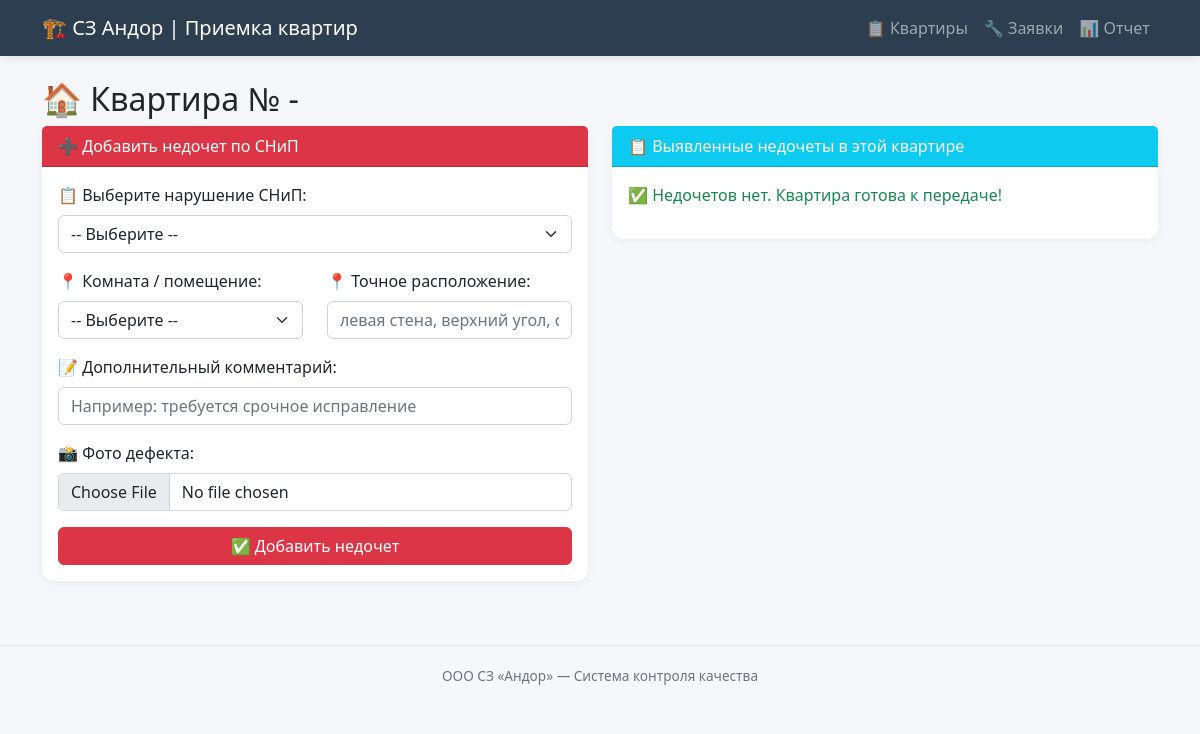
The app's page /flat/542, older data.
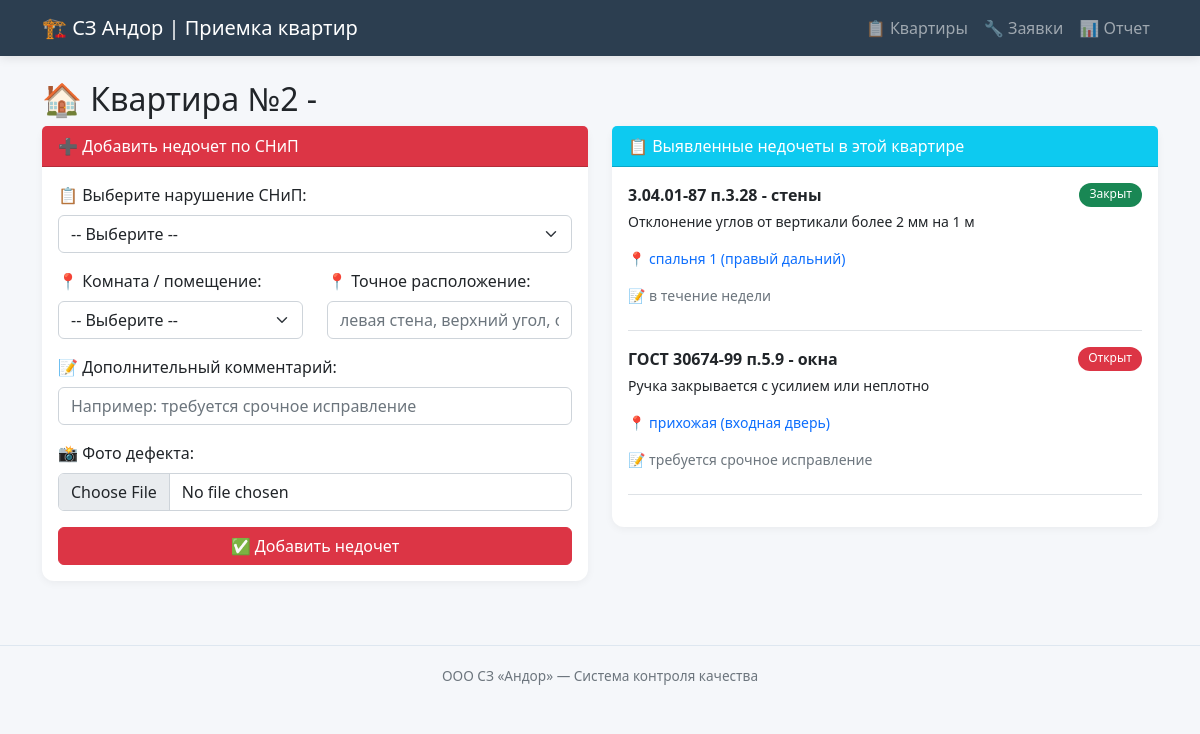
The same page, newer data.
### tables this page shows
CREATE TABLE flats (
    id INTEGER PRIMARY KEY AUTOINCREMENT,
    number TEXT NOT NULL,
    street TEXT,
    house TEXT,
    entrance INTEGER,
    floor INTEGER,
    status TEXT DEFAULT 'in_progress'
);

CREATE TABLE defects (
            id INTEGER PRIMARY KEY AUTOINCREMENT,
            flat_id INTEGER NOT NULL,
            snip_defect_id INTEGER NOT NULL,
            room TEXT,
            location_detail TEXT,
            comment TEXT,
            photo_path TEXT,
            status TEXT DEFAULT 'open',
            created_at TIMESTAMP,
            fixed_at TIMESTAMP,
            FOREIGN KEY (flat_id) REFERENCES flats(id),
            FOREIGN KEY (snip_defect_id) REFERENCES snip_defects(id)
        );

CREATE TABLE snip_defects (
            id INTEGER PRIMARY KEY AUTOINCREMENT,
            code TEXT NOT NULL,
            category TEXT NOT NULL,
            description TEXT NOT NULL,
            severity TEXT NOT NULL
        );

### app.py (the view)
@app.route('/flat/<int:flat_id>')
def flat(flat_id):
    conn = get_db()
    flat = conn.execute('SELECT * FROM flats WHERE id = ?', (flat_id,)).fetchone()
    defects = conn.execute('''
        SELECT d.*, s.code, s.category, s.description, s.severity
        FROM defects d
        JOIN snip_defects s ON d.snip_defect_id = s.id
        WHERE d.flat_id = ?
        ORDER BY d.created_at DESC
    ''', (flat_id,)).fetchall()
    snip_defects = conn.execute('SELECT * FROM snip_defects ORDER BY category, code').fetchall()
    conn.close()
    return render_template('flat.html', flat=flat, defects=defects, snip_defects=snip_defects)

### app.py (called while the page is built)
def get_db():
    conn = sqlite3.connect(DB_PATH)
    conn.row_factory = sqlite3.Row
    return conn

### templates/flat.html (shortened to what this page needs)
{% extends "base.html" %}
{% block content %}
<h2>🏠 Квартира №{{ flat.number }} - {{ flat.building }}</h2>
<div class="row">
    <div class="col-md-6">
        <div class="card mb-4">
            <div class="card-header bg-danger text-white">
                ➕ Добавить недочет по СНиП
            </div>
            <div class="card-body">
                <form method="POST" action="/add_defect" enctype="multipart/form-data">
                    <div class="mb-3">
                        <label class="form-label">📋 Выберите нарушение СНиП:</label>
                        <select name="snip_defect_id" class="form-select" required>
                            <option value="">-- Выберите --</option>
                        </select>
                    </div>
                    <div class="row mb-3">
                        <div class="col-md-6">
                            <label class="form-label">📍 Комната / помещение:</label>
                            <select name="room" class="form-select" required>
                                <option value="">-- Выберите --</option>
                            </select>
                        </div>
                        <div class="col-md-6">
                            <label class="form-label">📍 Точное расположение:</label>
                            <input type="text" name="location_detail" class="form-control" placeholder="левая стена, верхний угол, около розетки...">
                        </div>
                    </div>
                    <div class="mb-3">
                        <label class="form-label">📝 Дополнительный комментарий:</label>
                        <input type="text" name="comment" class="form-control" placeholder="Например: требуется срочное исправление">
                    </div>
                    <div class="mb-3">
                        <label class="form-label">📸 Фото дефекта:</label>
                        <input type="file" name="photo" class="form-control" accept="image/*" capture="environment">
                    </div>
                    <button type="submit" class="btn btn-danger w-100">✅ Добавить недочет</button>
                </form>
            </div>
        </div>
    </div>
    <div class="col-md-6">
        <div class="card">
            <div class="card-header bg-info text-white">
                📋 Выявленные недочеты в этой квартире
            </div>
            <div class="card-body" style="max-height: 500px; overflow-y: auto;">
                {% if defects %}
                    {% for d in defects %}
                    <div class="border-bottom mb-3 pb-2">
                        <div class="d-flex justify-content-between">
                            <strong class="{% if d.severity == 'critical' %}critical{% endif %}">
                                {{ d.code }} - {{ d.category }}
                            </strong>
                            <span class="badge {% if d.status == 'open' %}bg-danger{% elif d.status == 'fixed' %}bg-warning{% else %}bg-success{% endif %}">
                                {{ {'open':'Открыт','fixed':'Исправлен','closed':'Закрыт'}[d.status] }}
                            </span>
                        </div>
                        <p class="small mt-1">{{ d.description }}</p>
                        {% if d.room %}
                            <p class="small text-primary">📍 {{ d.room }}{% if d.location_detail %} ({{ d.location_detail }}){% endif %}</p>
                        {% endif %}
                        {% if d.comment %}<p class="small text-muted">📝 {{ d.comment }}</p>{% endif %}
                    </div>
                    {% endfor %}
                {% else %}
                    <p class="text-success">✅ Недочетов нет. Квартира готова к передаче!</p>
                {% endif %}
            </div>
        </div>
    </div>
</div>
{% endblock %}

Row changes from the older to the newer data that the page shows:
added flats: number "2"
added defects: code "3.04.01-87 п.3.28", category "стены", status "Закрыт", description "Отклонение углов от вертикали более 2 мм на 1 м", room "спальня 1", location_detail "правый дальний", comment "в течение недели"
added defects: code "ГОСТ 30674-99 п.5.9", category "окна", status "Открыт", description "Ручка закрывается с усилием или неплотно", room "прихожая", location_detail "входная дверь", comment "требуется срочное исправление"
Text that changed along with them:
text no longer shown: "✅ Недочетов нет. Квартира готова к передаче!"
